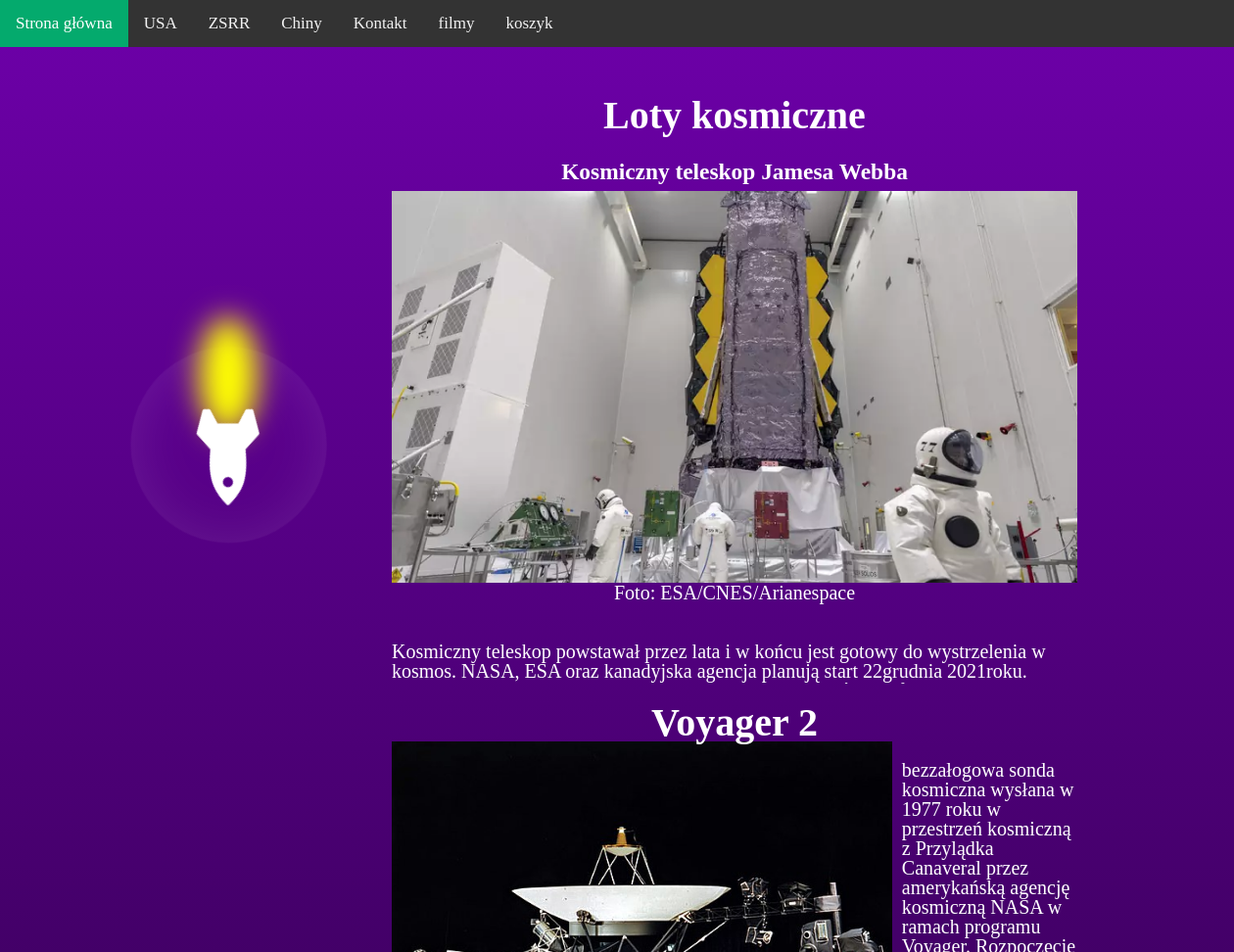
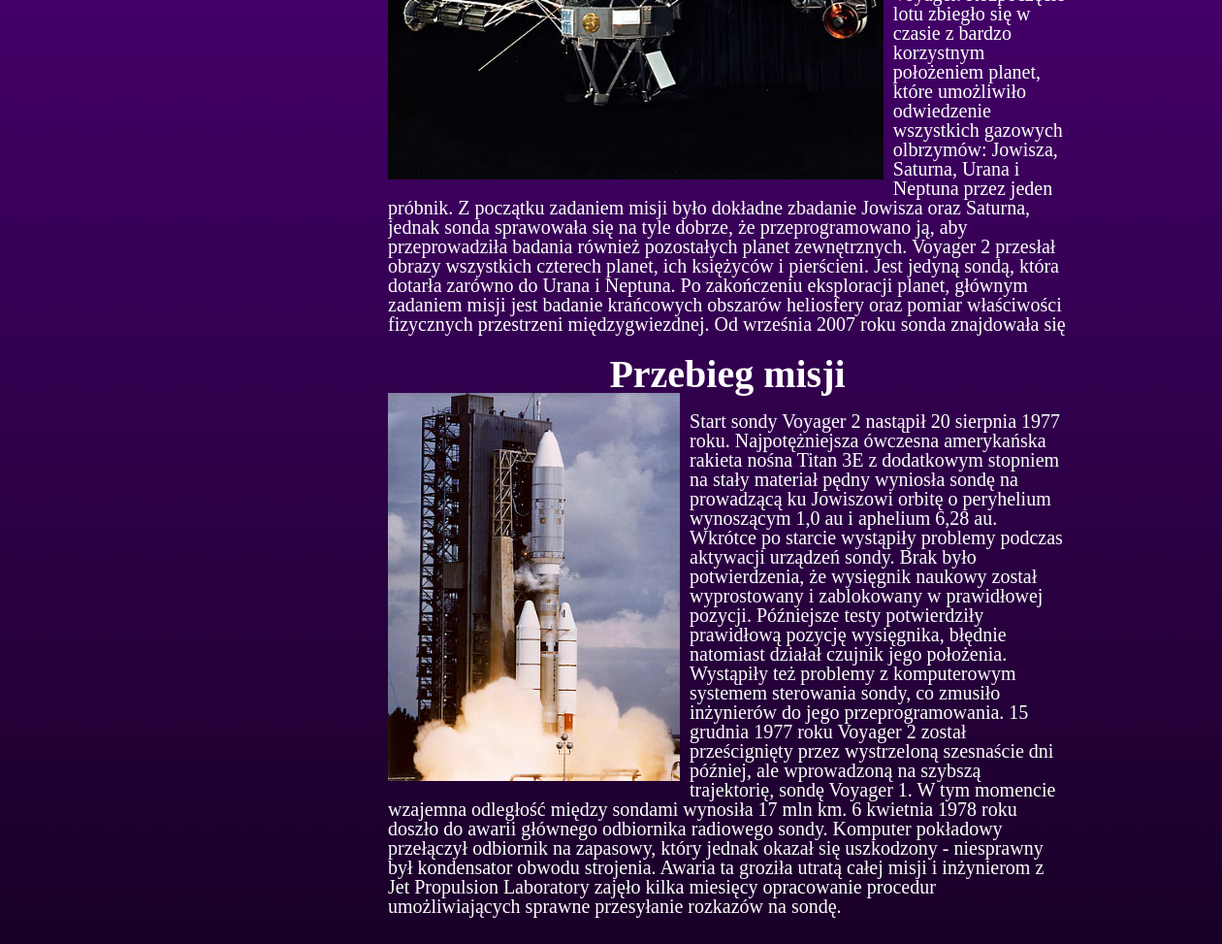
/index.php?idp=glowna, run on the app's committed database (2 pictures, top to bottom).
### tables this page shows
CREATE TABLE `page_list` (
  `id` int(11) NOT NULL,
  `page_title` varchar(255) NOT NULL,
  `page_content` text NOT NULL,
  `status` int(11) NOT NULL DEFAULT 1
);

### showpage.php (called while the page is built)
<?php
	function PokazPodstrone ($id)
	{
		global $con;
		$id_clear = htmlspecialchars($id);
		$query = "SELECT * FROM page_list WHERE id='$id_clear' LIMIT 1";
		$result = mysqli_query($con,$query);
		$row = mysqli_fetch_array($result);
		if(empty($row['id'])) {
			$web = '[nie_znaleziono_strony]';
		}
		else {
			$web = $row['page_content'];
		}
		return $web;
	}
?>

### index.php (the view, shortened to what this page needs)
<!DOCTYPE html>
<html>
<head>
	<link rel="stylesheet" href="css/arkusz.css">
	<link href="https://maxcdn.bootstrapcdn.com/font-awesome/4.7.0/css/font-awesome.min.css" rel="stylesheet">
<?php
	include 'showpage.php';
		if($_GET['idp'] == 'glowna')$strona = '1';
		$strona = PokazPodStrone($strona);
?>
</head>
<body>
	<div id="lepki" onscroll="scroll()">
		<div class="nav" id="nav" href="javascript:void(0);">
			<a href="index.php?idp=glowna" title="strona główna" class="active">Strona główna</a>
			<a href="index.php?idp=usa" title="USA">USA</a>
			<a href="index.php?idp=zsrr" title="ZSRR">ZSRR</a>
			<a href="index.php?idp=chiny" title="Chiny">Chiny</a>
			<a href="contact.php?idp=kontakt" title="Kontakt">Kontakt</a>
			<a href="index.php?idp=filmy" title="filmy">filmy</a>
			<a href="koszyk.php?idp=koszyk" title="koszyk">koszyk</a>
		</div>
	</div>
	<section>
		<div class="rakieta">
			<i class="fa fa-rocket" aria-hidden="true"></i>
		</div>
	</section>
	<div class="kontent">
		<?php
			if($strona == '[nie_znaleziono_strony]')
				echo '<div style="text-align: center;"><b> STRONA NIE ZNALEZIONA </b></div><br>';
			else echo $strona;
		?>
	</div>
</body>
</html>

### css/arkusz.css (style rules this page uses)
body { height: auto; width: auto; margin: 0px; padding: 0px; background: linear-gradient(#6D00A9, #190027); font-family: times new roman, sans-serif; }
.kontent { display: flex; width: 1000px; margin-left: 250px; flex-direction: column; align-content: stretch; flex-wrap: nowrap; align-items: center; color: #FFF; margin-top: 40px; }
.kontent > div { width: 700px; height: 600px; overflow: auto; margin: 10px; line-height: 20px; font-size: 20px; overflow: auto; }
h1, h2, h3 { text-align:center; margin:0px; margin-top:1px; padding:5px; line-height: 27px; }
img { height:400px; float:left; margin-top:1px; margin-right:10px; }
.nav { overflow: hidden; background-color: #333; z-index: 1; }
.nav a { float: left; display: block; color: #f2f2f2; text-align: center; padding: 14px 16px; text-decoration: none; font-size: 17px; }
.nav a.active { background-color: #04AA6D; color: white; }
section { height: 74.9vh; width: 18%; float: left; transform: rotate(315deg); }
.rakieta { pointer-events: none; position: absolute; top: 60%; left: 10%; width: 200px; height: 200px; text-align: center; font-size: 6em; line-height: 200px; border-radius: 50%; box-shadow: inset 0 0 55px rgba(255,255,255,.1); animation: animate 5s linear infinite; transform: rotate(180deg); }
.rakieta:before { content: ''; position: absolute; top: 90px; left: 21px; width: 30%; height: 60%; background: #ff0; border-radius: 50%; filter: blur(15px); transform: rotate(45deg); z-index: -1; animation: plomien 5s linear infinite; }
.rakieta .fa { color: #FFF; }

### data on the page
page_list: page_content "Loty kosmiczne Kosmiczny teleskop Jamesa Webba Foto: ESA/CNES/Arianespace Kosmiczny teleskop powstawał przez lata i w końcu jest gotowy do wystrzelenia w kosmos. NASA, ESA oraz kanadyjska agencja planują start 22grudnia 2021roku. Voyager 2 bezzałogowa sonda kosmiczna wysłana w 1977 roku w przestrzeń kosmiczną z Przylądka Canaveral przez amerykańską agencję kosmiczną NASA w ramach programu Voyager. Rozpoczęcie lotu zbiegło się w czasie z bardzo korzystnym położeniem planet, które umożliwiło odwiedzenie wszystkich gazowych olbrzymów: Jowisza, Saturna, Urana i Neptuna przez jeden próbnik. Z początku zadaniem misji było dokładne zbadanie Jowisza oraz Saturna, jednak sonda sprawowała się na tyle…", page_content (picture)
